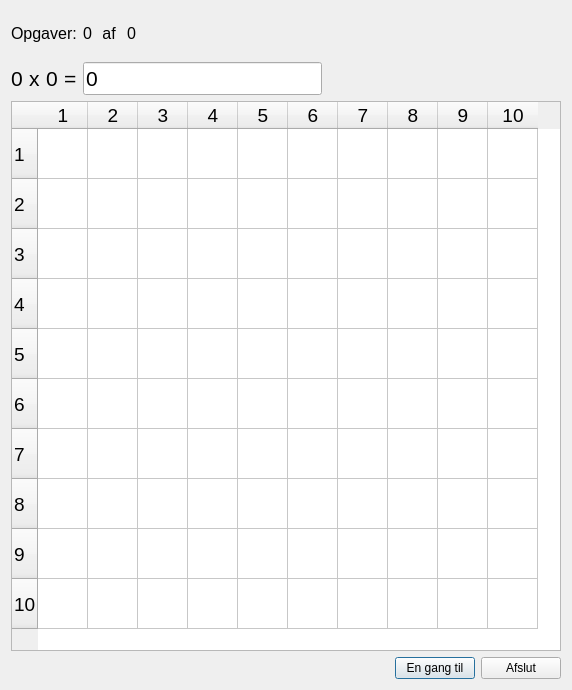
<?xml version="1.0" encoding="UTF-8"?>
<ui version="4.0">
 <class>TabelTrainer</class>
 <widget class="QDialog" name="TabelTrainer">
  <property name="geometry">
   <rect>
    <x>0</x>
    <y>0</y>
    <width>572</width>
    <height>690</height>
   </rect>
  </property>
  <property name="windowTitle">
   <string notr="true">Dialog</string>
  </property>
  <property name="windowIcon">
   <iconset resource="img.qrc">
    <normaloff>:/img/logo.ico</normaloff>:/img/logo.ico</iconset>
  </property>
  <layout class="QVBoxLayout" name="verticalLayout">
   <item>
    <layout class="QHBoxLayout" name="horizontalLayout_3">
     <item>
      <widget class="QLabel" name="label">
       <property name="font">
        <font>
         <pointsize>12</pointsize>
        </font>
       </property>
       <property name="text">
        <string>Opgaver:</string>
       </property>
      </widget>
     </item>
     <item>
      <widget class="QLabel" name="labSolved">
       <property name="font">
        <font>
         <pointsize>12</pointsize>
        </font>
       </property>
       <property name="text">
        <string notr="true">0</string>
       </property>
      </widget>
     </item>
     <item>
      <widget class="QLabel" name="labAfMax">
       <property name="font">
        <font>
         <pointsize>12</pointsize>
        </font>
       </property>
       <property name="text">
        <string> af </string>
       </property>
      </widget>
     </item>
     <item>
      <widget class="QLabel" name="labAntal">
       <property name="font">
        <font>
         <pointsize>12</pointsize>
        </font>
       </property>
       <property name="text">
        <string notr="true">0</string>
       </property>
      </widget>
     </item>
     <item>
      <spacer name="horizontalSpacer_3">
       <property name="orientation">
        <enum>Qt::Horizontal</enum>
       </property>
       <property name="sizeHint" stdset="0">
        <size>
         <width>40</width>
         <height>20</height>
        </size>
       </property>
      </spacer>
     </item>
    </layout>
   </item>
   <item>
    <layout class="QHBoxLayout" name="horizontalLayout">
     <item>
      <widget class="QLabel" name="labFirst">
       <property name="font">
        <font>
         <pointsize>16</pointsize>
        </font>
       </property>
       <property name="text">
        <string notr="true">0</string>
       </property>
      </widget>
     </item>
     <item>
      <widget class="QLabel" name="labSign">
       <property name="font">
        <font>
         <pointsize>16</pointsize>
        </font>
       </property>
       <property name="text">
        <string notr="true">x</string>
       </property>
      </widget>
     </item>
     <item>
      <widget class="QLabel" name="labSecond">
       <property name="font">
        <font>
         <pointsize>16</pointsize>
        </font>
       </property>
       <property name="text">
        <string notr="true">0</string>
       </property>
      </widget>
     </item>
     <item>
      <widget class="QLabel" name="labEquals">
       <property name="font">
        <font>
         <pointsize>16</pointsize>
        </font>
       </property>
       <property name="text">
        <string notr="true">=</string>
       </property>
      </widget>
     </item>
     <item>
      <widget class="QLineEdit" name="leResult">
       <property name="font">
        <font>
         <pointsize>16</pointsize>
        </font>
       </property>
       <property name="toolTip">
        <string>Afslut med ENTER</string>
       </property>
       <property name="text">
        <string notr="true">0</string>
       </property>
      </widget>
     </item>
     <item>
      <spacer name="horizontalSpacer">
       <property name="orientation">
        <enum>Qt::Horizontal</enum>
       </property>
       <property name="sizeHint" stdset="0">
        <size>
         <width>40</width>
         <height>20</height>
        </size>
       </property>
      </spacer>
     </item>
    </layout>
   </item>
   <item>
    <widget class="QTableWidget" name="tableWidget">
     <property name="minimumSize">
      <size>
       <width>550</width>
       <height>550</height>
      </size>
     </property>
     <property name="maximumSize">
      <size>
       <width>550</width>
       <height>550</height>
      </size>
     </property>
     <property name="font">
      <font>
       <pointsize>14</pointsize>
      </font>
     </property>
     <property name="wordWrap">
      <bool>false</bool>
     </property>
     <property name="rowCount">
      <number>10</number>
     </property>
     <attribute name="horizontalHeaderMinimumSectionSize">
      <number>50</number>
     </attribute>
     <attribute name="horizontalHeaderDefaultSectionSize">
      <number>50</number>
     </attribute>
     <attribute name="verticalHeaderDefaultSectionSize">
      <number>50</number>
     </attribute>
     <row>
      <property name="text">
       <string notr="true">1</string>
      </property>
     </row>
     <row>
      <property name="text">
       <string notr="true">2</string>
      </property>
     </row>
     <row>
      <property name="text">
       <string notr="true">3</string>
      </property>
     </row>
     <row>
      <property name="text">
       <string notr="true">4</string>
      </property>
     </row>
     <row>
      <property name="text">
       <string notr="true">5</string>
      </property>
     </row>
     <row>
      <property name="text">
       <string notr="true">6</string>
      </property>
     </row>
     <row>
      <property name="text">
       <string notr="true">7</string>
      </property>
     </row>
     <row>
      <property name="text">
       <string notr="true">8</string>
      </property>
     </row>
     <row>
      <property name="text">
       <string notr="true">9</string>
      </property>
     </row>
     <row>
      <property name="text">
       <string notr="true">10</string>
      </property>
     </row>
     <column>
      <property name="text">
       <string notr="true">1</string>
      </property>
     </column>
     <column>
      <property name="text">
       <string notr="true">2</string>
      </property>
     </column>
     <column>
      <property name="text">
       <string notr="true">3</string>
      </property>
     </column>
     <column>
      <property name="text">
       <string notr="true">4</string>
      </property>
     </column>
     <column>
      <property name="text">
       <string notr="true">5</string>
      </property>
     </column>
     <column>
      <property name="text">
       <string notr="true">6</string>
      </property>
     </column>
     <column>
      <property name="text">
       <string notr="true">7</string>
      </property>
     </column>
     <column>
      <property name="text">
       <string notr="true">8</string>
      </property>
     </column>
     <column>
      <property name="text">
       <string notr="true">9</string>
      </property>
     </column>
     <column>
      <property name="text">
       <string notr="true">10</string>
      </property>
     </column>
     <item row="0" column="0">
      <property name="text">
       <string notr="true"/>
      </property>
      <property name="flags">
       <set>ItemIsSelectable|ItemIsEditable|ItemIsDragEnabled|ItemIsDropEnabled|ItemIsUserCheckable</set>
      </property>
     </item>
    </widget>
   </item>
   <item>
    <layout class="QHBoxLayout" name="horizontalLayout_2">
     <item>
      <widget class="QLabel" name="labElapsed">
       <property name="text">
        <string/>
       </property>
      </widget>
     </item>
     <item>
      <spacer name="horizontalSpacer_2">
       <property name="orientation">
        <enum>Qt::Horizontal</enum>
       </property>
       <property name="sizeHint" stdset="0">
        <size>
         <width>40</width>
         <height>20</height>
        </size>
       </property>
      </spacer>
     </item>
     <item>
      <widget class="QPushButton" name="btnOnceMore">
       <property name="text">
        <string>En gang til</string>
       </property>
      </widget>
     </item>
     <item>
      <widget class="QPushButton" name="btnExit">
       <property name="text">
        <string>Afslut</string>
       </property>
      </widget>
     </item>
    </layout>
   </item>
  </layout>
 </widget>
 <resources>
  <include location="img.qrc"/>
 </resources>
 <connections/>
</ui>
